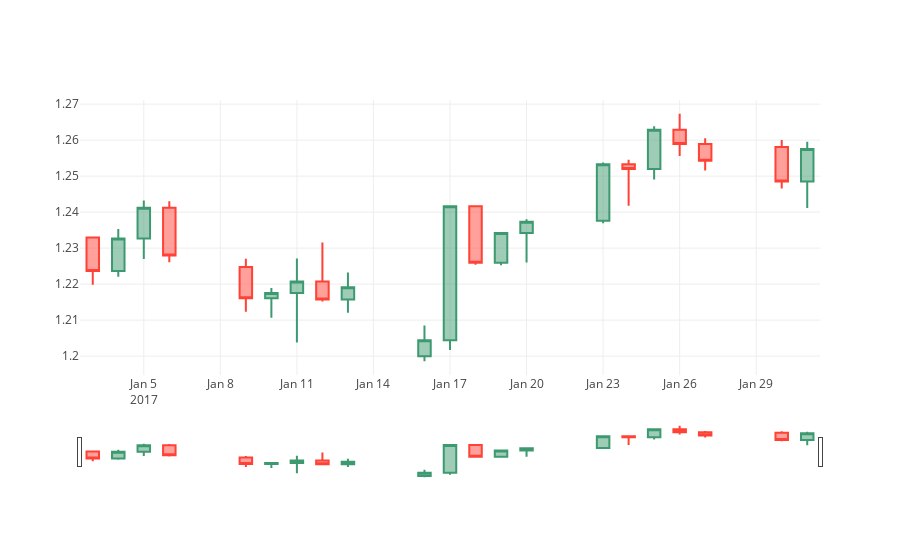

Notebook code cell kept with this figure:
### Markdown cell above
Below is plot for January.

### Code cell
plotCandlesticks(df_Jan)
